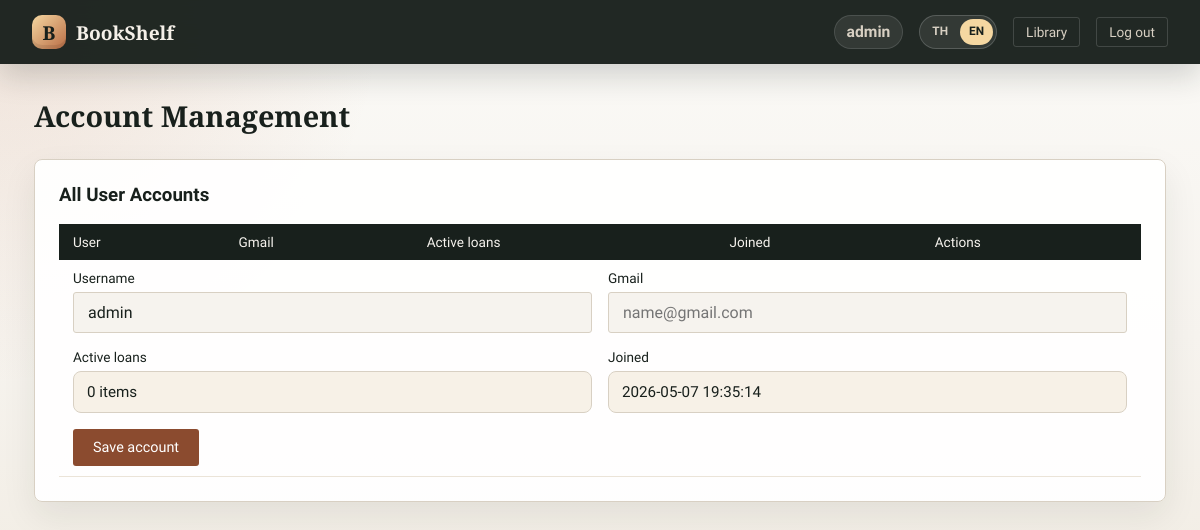
The app's page /auth/account.php?lang=en (signed in) with its own data.
### tables this page shows
CREATE TABLE IF NOT EXISTS users (
    id INT AUTO_INCREMENT PRIMARY KEY,
    username VARCHAR(50) NOT NULL UNIQUE,
    password VARCHAR(255) NOT NULL,
    gmail VARCHAR(255) NULL,
    created_at TIMESTAMP DEFAULT CURRENT_TIMESTAMP
);

### auth/account.php (the view, shortened to what this page needs)
<?php
require_once '../includes/layout.php';
$pdo = getDB();
$users = [];
if (isAdmin()) {
    $users = $pdo->query(
        "SELECT users.id, users.username, users.gmail, users.created_at,
                COUNT(loans.id) AS active_loans
         FROM users
         LEFT JOIN loans ON loans.user_id = users.id AND loans.status = 'active' AND loans.due_at > NOW()
         GROUP BY users.id, users.username, users.gmail, users.created_at
         ORDER BY users.created_at DESC"
    )->fetchAll();
}
?>
</head>
<body>
<nav class="<?= isAdmin() ? '' : 'user-nav' ?>">
  <a class="nav-brand" href="../books/index.php"><span class="logo-mark">B</span> BookShelf</a>
  <span class="nav-user"><?= htmlspecialchars($_SESSION['username']) ?></span>
  <a class="nav-link" href="../books/index.php"><?= htmlspecialchars(t('bookshelf')) ?></a>
  <a class="nav-link" href="logout.php"><?= htmlspecialchars(t('logout')) ?></a>
</nav>
<div class="container user-shell">
  <h2><?= htmlspecialchars(t('manage_account')) ?></h2>
  <?php if (isAdmin()): ?>
    <div class="card">
      <div class="toolbar">
        <h3 style="margin:0; margin-right:auto"><?= htmlspecialchars(t('all_users')) ?></h3>
      </div>
      <table>
        <thead>
          <tr>
            <th><?= htmlspecialchars(t('user')) ?></th>
            <th>Gmail</th>
            <th><?= htmlspecialchars(t('active_loans')) ?></th>
            <th><?= htmlspecialchars(t('joined_at')) ?></th>
            <th><?= htmlspecialchars(t('actions')) ?></th>
          </tr>
        </thead>
        <tbody>
          <?php foreach ($users as $row): ?>
            <tr>
              <td colspan="5">
                <form method="POST" class="user-edit-grid">
                  <div>
                    <label><?= htmlspecialchars(t('username')) ?></label>
                    <input type="text" name="username" value="<?= htmlspecialchars($row['username']) ?>" <?= $row['username'] === 'admin' ? 'readonly' : '' ?>>
                  </div>
                  <div>
                    <label>Gmail</label>
                    <input type="email" name="gmail" value="<?= htmlspecialchars($row['gmail'] ?? '') ?>" placeholder="name@gmail.com">
                  </div>
                  <div>
                    <label><?= htmlspecialchars(t('active_loans')) ?></label>
                    <div class="locked-field"><?= (int)$row['active_loans'] ?> <?= htmlspecialchars(t('items')) ?></div>
                  </div>
                  <div>
                    <label><?= htmlspecialchars(t('joined_at')) ?></label>
                    <div class="locked-field"><?= htmlspecialchars($row['created_at']) ?></div>
                  </div>
                  <div style="grid-column:1 / -1; display:flex; gap:8px; flex-wrap:wrap">
                    <button class="btn-add" type="submit"><?= htmlspecialchars(t('save_account')) ?></button>
                  </div>
                </form>
              </td>
            </tr>
          <?php endforeach; ?>
        </tbody>
      </table>
    </div>
  <?php endif; ?>
</div>

### includes/layout.php (style rules this page uses)
:root { --ink: #18201c; --paper: #f6f3ee; --cream: #ebe4d8; --accent: #8b4b2f; --accent-light: #b96d45; --muted: #716a60; --border: #d8d0c3; --danger: #c0392b; --success: #1f8a4c; }
* { margin: 0; padding: 0; box-sizing: border-box; }
body { background: radial-gradient(circle at top left, rgba(185,109,69,.16), transparent 32vw), linear-gradient(180deg, #fbfaf7 0%, var(--paper) 42%, #eee8dc 100%); min-height: 100vh; font-family: "Sarabun", sans-serif; color: var(--ink); }
nav { background: rgba(24,32,28,.96); backdrop-filter: blur(12px); padding: 0 32px; display: flex; align-items: center; gap: 16px; min-height: 64px; box-shadow: 0 12px 30px rgba(24,32,28,.18); position: sticky; top: 0; z-index: 20; animation: slideDown .45s ease both; }
.nav-brand { font-family: "Playfair Display", serif; color: #f5f0e8; font-size: 1.2rem; text-decoration: none; margin-right: auto; display: inline-flex; align-items: center; gap: 10px; font-weight: 700; transition: transform .2s ease, opacity .2s ease; }
.logo-mark { width: 34px; height: 34px; border-radius: 10px; background: linear-gradient(135deg, #f5d7a1, #b96d45); color: var(--ink); display: inline-grid; place-items: center; font-family: "Playfair Display", serif; font-weight: 700; box-shadow: inset 0 -4px 0 rgba(0,0,0,.08); animation: softPop .5s ease both, glowPulse 2.8s ease-in-out 1s infinite; transition: transform .24s ease; }
.nav-user { color: var(--border); font-size: .98rem; line-height: 1; font-weight: 600; letter-spacing: 0; padding: 8px 12px; border-radius: 999px; background: rgba(255,255,255,.08); border: 1px solid rgba(255,255,255,.12); max-width: 220px; overflow: hidden; text-overflow: ellipsis; white-space: nowrap; animation: fadeUp .48s ease .05s both; }
.nav-link { color: var(--border); text-decoration: none; font-size: .85rem; padding: 6px 12px; border: 1px solid rgba(255,255,255,.15); border-radius: 3px; transition: background .2s ease, color .2s ease, transform .18s ease, box-shadow .18s ease, border-color .18s ease; animation: fadeUp .4s ease both; }
.nav-link:nth-of-type(2) { animation-delay: .04s; }
.nav-link:nth-of-type(3) { animation-delay: .08s; }
.container { max-width: 1100px; margin: 0 auto; padding: 32px 24px; animation: fadeUp .55s ease both; }
h2 { font-family: "Playfair Display", serif; font-size: 1.8rem; margin-bottom: 24px; animation: fadeUp .45s ease both; }
.card { background: rgba(255,255,255,.92); border: 1px solid var(--border); border-radius: 8px; padding: 24px; box-shadow: 0 14px 34px rgba(24,32,28,.08); animation: fadeUp .5s ease both; transition: transform .22s ease, box-shadow .22s ease, border-color .22s ease; }
table { width: 100%; border-collapse: collapse; animation: fadeUp .45s ease both; }
th { text-align: left; padding: 10px 14px; background: var(--ink); color: var(--paper); font-weight: 500; font-size: .85rem; }
td { padding: 10px 14px; border-bottom: 1px solid var(--cream); font-size: .95rem; }
tbody tr { animation: rowReveal .34s ease both; }
.btn-add { background: var(--accent); color: #fff; padding: 10px 20px; border-radius: 3px; text-decoration: none; font-size: .9rem; border: none; cursor: pointer; font-family: "Sarabun", sans-serif; transition: background .2s, transform .18s, box-shadow .18s; display: inline-block; }
label { display: block; font-size: .85rem; font-weight: 500; margin-bottom: 6px; transition: color .18s ease; }
input[type=text], input[type=number], input[type=email], input[type=password], select, textarea { width: 100%; padding: 10px 14px; border: 1.5px solid var(--border); border-radius: 3px; background: var(--paper); font-family: "Sarabun", sans-serif; font-size: 1rem; color: var(--ink); transition: border-color .2s ease, background .2s ease, box-shadow .2s ease, transform .18s ease; }
.user-shell { max-width: 1180px; }
.toolbar { display: flex; gap: 10px; align-items: center; flex-wrap: wrap; margin-bottom: 18px; }
.locked-field { display: flex; gap: 8px; align-items: center; padding: 11px 13px; border: 1px solid var(--border); border-radius: 8px; background: #f7f1e7; color: var(--ink); word-break: break-all; animation: softPop .28s ease both; }
.user-edit-grid { display: grid; grid-template-columns: repeat(2, minmax(0, 1fr)); gap: 16px; }

### records on screen
users: username "admin", active_loans "0", created_at "2026-05-07 19:35:14"

### other values on screen
$_SESSION['username'] "admin"
t('bookshelf') "Library"
t('logout') "Log out"
t('manage_account') "Account Management"
t('all_users') "All User Accounts"
t('user') "User"
t('active_loans') "Active loans"
t('joined_at') "Joined"
t('actions') "Actions"
